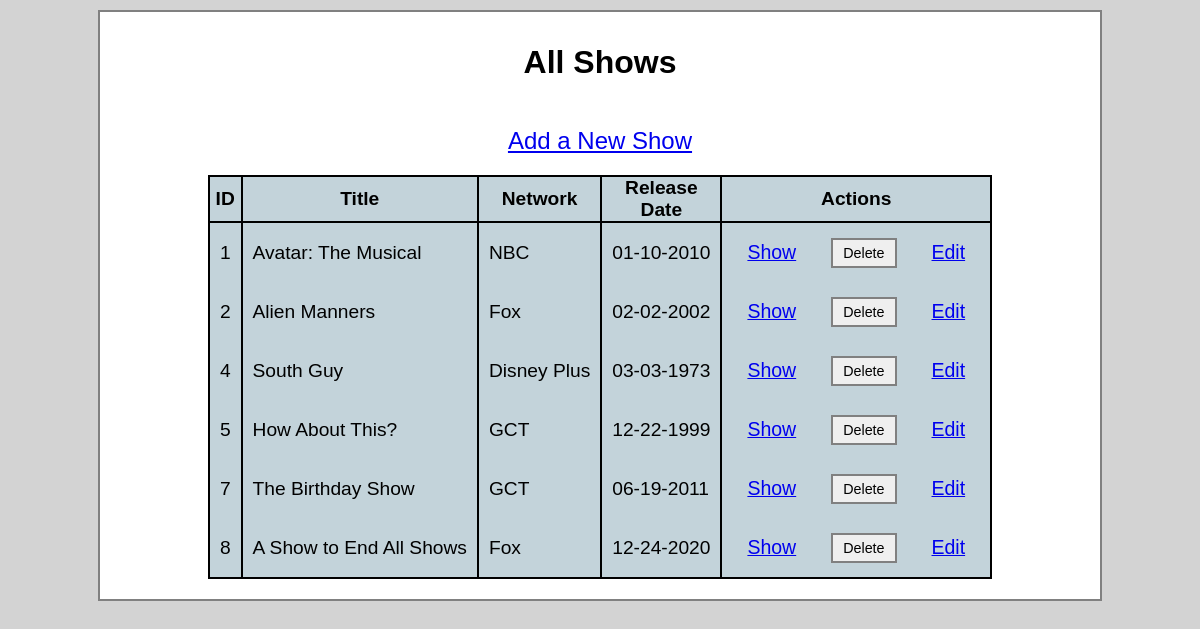
The app's page /shows, older data.
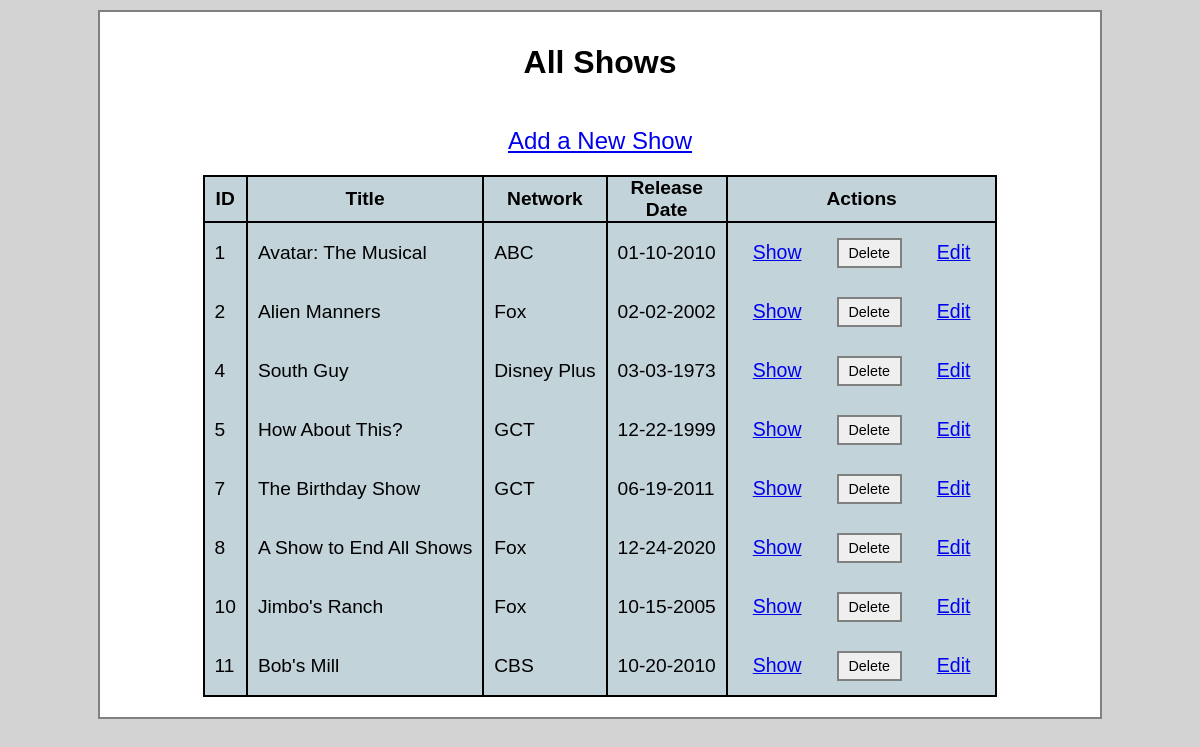
The same page, newer data.
### shows/models.py (models this page shows)
class Show(models.Model):
    title = models.CharField(max_length = 255)
    network = models.CharField(max_length = 64)
    release_date = models.DateField()
    description = models.TextField()
    created_at = models.DateTimeField(auto_now_add=True)
    updated_at = models.DateTimeField(auto_now=True)
    objects = ShowManager()

### shows/views.py (the view)
# urls.py: path('', include('shows.urls')),
def shows(request):
    context = {
        "all_shows": Show.objects.all(),
    }
    return render(request, 'shows.html', context)

### shows/templates/shows.html (shortened to what this page needs)
<!DOCTYPE html>
<html lang="en">
<head>
    {% load static %}
    <link rel="stylesheet" href="{% static 'css/shows.css' %}">
</head>
<body>
    <div class="mainwrapper">
        <h1>All Shows</h1>
        <a href="/shows/new">Add a New Show</a>
        <table class="tableArea">
            <tr>
                <th>ID</th>
                <th>Title</th>
                <th>Network</th>
                <th>Release Date</th>
                <th colspan='3'>Actions</th>
            </tr>
            {% for show in all_shows %}
            <tr>
                <td class="bothBorders">{{show.id}}</td>
                <td class="bothBorders">{{show.title}}</td>
                <td class="bothBorders">{{show.network}}</td>
                <td class="bothBorders">{{show.release_date|date:"m-d-Y"}}</td>
                <td class="leftBorder action"><a href="/shows/{{show.id}}">Show</a></td>
                <td class="action">
                    <form action="/shows/{{show.id}}/destroy" method="POST">
                        <input class="deleteButton" type="submit" value="Delete">
                    </form>
                </td>
                <td class="rightBorder action"><a href="/shows/{{show.id}}/edit">Edit</a></td>
            </tr>
            {% endfor %}
        </table>
    </div>
</body>
</html>

### shows/static/css/shows.css (style rules this page uses)
* { outline: 0; padding: 0; margin: 0; border: 0; }
body { font-family: 'Gill Sans', 'Gill Sans MT', Calibri, 'Trebuchet MS', sans-serif; background-color: lightgray; }
.mainwrapper { width: 1000px; margin: 10px auto; border: 2px solid grey; background-color: white; }
h1 { text-align: center; line-height: 100px; }
a { font-size: 1.5em; display: block; margin: 15px; text-align: center; }
.tableArea { width: 75%; }
table { width: 80%; margin: 20px auto; background-color: #c3d3da; border-collapse: collapse; border: 2px solid black; font-size: 1.2em; }
th { border: 2px solid black; }
td { white-space: nowrap; padding: 2px 10px; line-height: 25px; }
.bothBorders { border-left: 2px solid black; border-right: 2px solid black; }
.leftBorder { border-left: 2px solid black; }
.rightBorder { border-right: 2px solid black; }
.action { font-size: 13px; }
input, textarea { display: inline-block; padding: 5px 10px; width: 20%; text-align: left; font-size: 1.1em; border: 2px solid grey; }
.deleteButton { width: 100%; text-align: center; }

Row changes from the older to the newer data that the page shows:
changed Show "Avatar: The Musical": network "NBC" → "ABC"
added Show: id "10", title "Jimbo's Ranch", network "Fox", release_date "10-15-2005"
added Show: id "11", title "Bob's Mill", network "CBS", release_date "10-20-2010"
